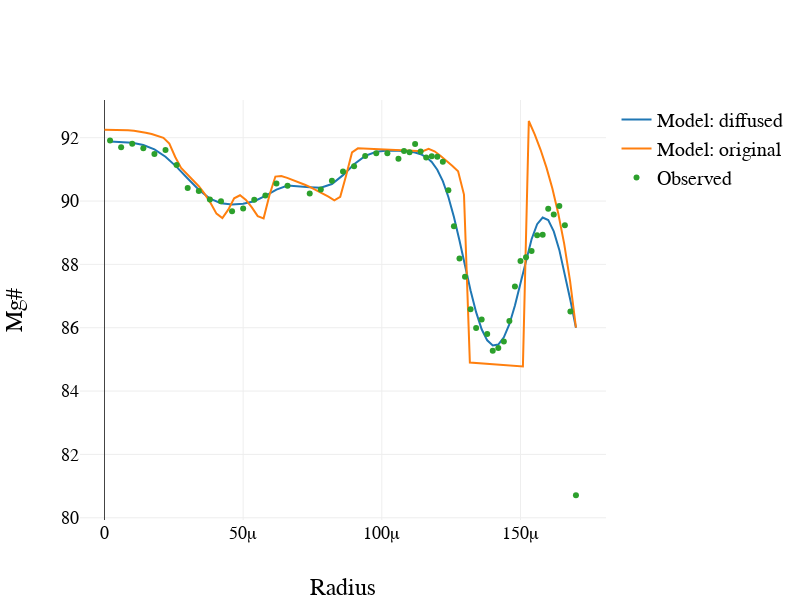

Notebook code cell kept with this figure:
### Code cell
var modeled = model(summarizedParameters,data)
var ndProfiles = magma.diffusionProfiles.orthopyroxene;

var ndFe_Mg = ndProfiles.Fe_Mg.notDiffusedProfile.get()

Plotly([
    {
        x : modeled.x,
        y : modeled.Fe_Mg.map(v=>100/(1+v)),
        name : "Model: diffused"
    },
     {
        x : ndFe_Mg.x,
        y : ndFe_Mg.c.map(v=>100/(1+v)),
        name : "Model: original"
    },
    {
        x : data.x,
        y : data.Fe_Mg.map(v=>100/(1+parseFloat(v))),
        mode : "markers",
        name : "Observed"
    }

],
spread(
    middiumSize,
    legend(),
    axis("x","Radius"),
    axis("y","Mg#")
)
)
